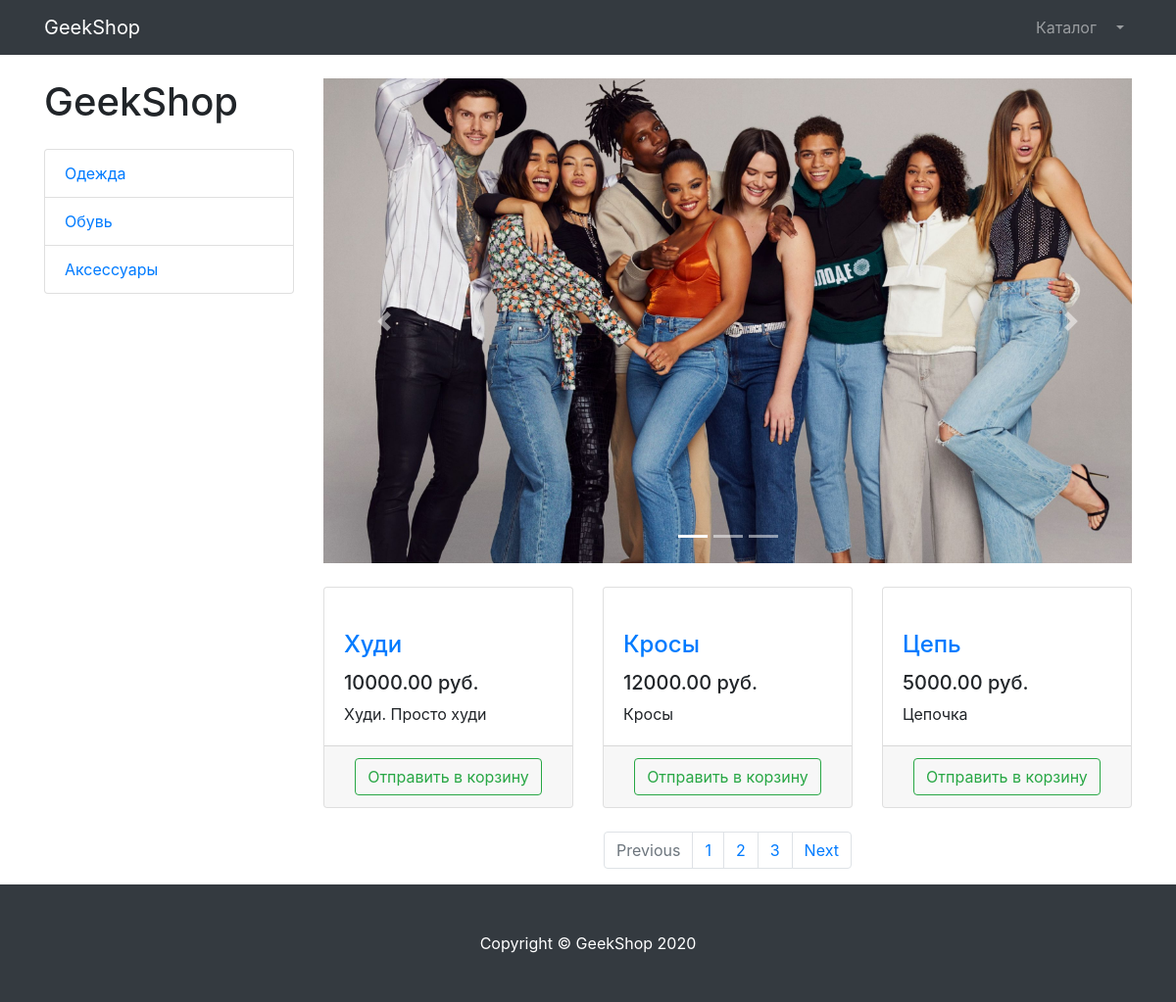
Page /products/ (signed in) on the committed database.
### products/models.py (models this page shows, shortened)
class ProductCategory(models.Model):
    name = models.CharField(max_length=64,unique=True) #CharField, TextField это тип данных, в скобках - доп условия типо unique, blank (если true то поле может быть пустым)
    description = models.TextField(blank=True)
    class Meta:
        verbose_name_plural = 'ProductCategories'

class Products(models.Model):
    name = models.CharField(max_length=256)
    image = models.ImageField(upload_to='products_images',blank=True) #upload_to - папка куда будут выгружаться фотографии
    description = models.TextField(blank=True)
    short_description = models.CharField(max_length=64, blank=True)
    price = models.DecimalField(max_digits=8,decimal_places=2,default=0) #Тип данных для денег, 2 знака после запятой, максимум цифр в целой части 8, по умолчанию поле равно 0
    quantity = models.PositiveIntegerField(default=0) #Положительное целое число
    category = models.ForeignKey(ProductCategory, on_delete=models.CASCADE) #Внешний ключ ссылающийся на таблицу ProductCategory, при удалении Категории товары также удалятся
    class Meta:
        verbose_name_plural = "Products"

### products/views.py (the view)
# urls.py: path('',products, name = 'index'),
def products(request):
    context = {
        'title': 'Каталог',
        'categories': ProductCategory.objects.all(),
        'products': Products.objects.all(),
    }
    return render(request,"products/products.html", context)

### products/templates/products/products.html (shortened to what this page needs)
{% extends 'products/base.html' %}
{% load static %}
{% block css %} <link href="{% static 'vendor/css/products.css' %}" rel="stylesheet"> {% endblock %}
{% block content %}
    <div class="container">
    <div class="row">
        <div class="col-lg-3">
            <h1 class="my-4">GeekShop</h1>
            <div class="list-group">
                {% for category in categories %}
                     <a href="#" class="list-group-item">{{ category.name }}</a>
                {% endfor %}
            </div>
        </div>
        <div class="col-lg-9">
            <div id="carouselExampleIndicators" class="carousel slide my-4" data-ride="carousel">
                <ol class="carousel-indicators">
                    <li data-target="#carouselExampleIndicators" data-slide-to="0" class="active"></li>
                    <li data-target="#carouselExampleIndicators" data-slide-to="1"></li>
                    <li data-target="#carouselExampleIndicators" data-slide-to="2"></li>
                </ol>
                <div class="carousel-inner" role="listbox">
                    <div class="carousel-item active">
                        <img class="d-block img-fluid" src="{% static 'vendor/img/slides/slide-1.jpg' %}" alt="First slide">
                    </div>
                </div>
                <a class="carousel-control-prev" href="#carouselExampleIndicators" role="button" data-slide="prev">
                    <span class="carousel-control-prev-icon" aria-hidden="true"></span>
                </a>
                <a class="carousel-control-next" href="#carouselExampleIndicators" role="button" data-slide="next">
                    <span class="carousel-control-next-icon" aria-hidden="true"></span>
                </a>
            </div>
            <div class="row">
                {% for product in products %}
                    <div class="col-lg-4 col-md-6 mb-4">
                    <div class="card h-100">
                        <a href="#">
                        </a>
                        <div class="card-body">
                            <h4 class="card-title">
                                <a href="#">{{ product.name }}</a>
                            </h4>
                            <h5>{{ product.price }} руб.</h5>
                            <p class="card-text">{{ product.short_description }}</p>
                        </div>
                        <div class="card-footer text-center">
                            <a href="{% url 'products:basket_add' product.id %}">
                            <button type="button" class="btn btn-outline-success">Отправить в корзину</button>
                            </a>
                        </div>
                    </div>
                </div>
                {% endfor %}
            </div>
            <nav aria-label="Page navigation example">
                <ul class="pagination justify-content-center">
                    <li class="page-item disabled">
                        <a class="page-link" href="#" tabindex="-1" aria-disabled="true">Previous</a>
                    </li>
                    <li class="page-item"><a class="page-link" href="#">1</a></li>
                    <li class="page-item"><a class="page-link" href="#">2</a></li>
                    <li class="page-item"><a class="page-link" href="#">3</a></li>
                    <li class="page-item">
                        <a class="page-link" href="#">Next</a>
                    </li>
                </ul>
            </nav>
        </div>
    </div>
</div>
 {% endblock %}
{% block footer %}
    <footer class="py-5 bg-dark">
    <div class="container">
        <p class="m-0 text-center text-white">Copyright &copy; GeekShop 2020</p>
    </div>
</footer>
{% endblock %}

### rows in the picture
ProductCategory: name "Одежда"
ProductCategory: name "Обувь"
ProductCategory: name "Аксессуары"
Products: name "Худи", price "10000.00", short_description "Худи. Просто худи"
Products: name "Кросы", price "12000.00", short_description "Кросы"
Products: name "Цепь", price "5000.00", short_description "Цепочка"
